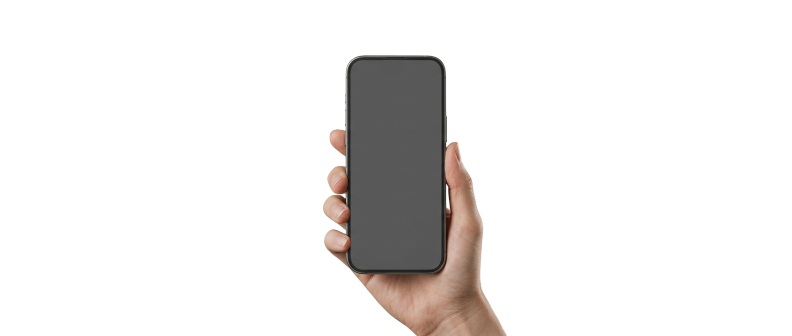
#> input picture assets/images/hand with phone placeholder.png, 1584 x 672 px (shown at 1/2 size)
$ python export-hand.py
#> lines starting #> are read from the running program, lines starting #| are printed output that depends on the picture; after the words box and inside, x2 and y2 are one past the last pixel; in counts of white or black regions, pixels touching at a corner belong together; pictures that were not available may be replaced by others from this repository, and a replacement may not be noted
# Build the hero's hand + phone assets from the masters.
#
#   python scripts/export-hand.py
#
# Produces two files and the numbers that tie them together:
#
#   public/hero/hand-phone.png    the cropped, upscaled hand
#   public/hero/zebite-home.webp  the Zebite capture, re-banded to the exact
#                                 aspect of the mockup's screen
#
# and prints HAND_SCREEN_RECT for lib/content.ts. This script is the only thing
# allowed to set those four percentages — re-run it if a master ever changes.
#
# --- The hand -----------------------------------------------------------------
# The master is 1584x672 but the hand only occupies a 370x562 island in the
# middle; the rest is fully transparent. Shipping the whole canvas would mean
# laying out an element that is 76% empty, which makes positioning the phone in
# a composition guesswork. So we crop to the alpha box, then upscale 2x with
# LANCZOS + a mild unsharp pass. 370px of source is not enough for a ~550px
# on-screen hand on a 2x display; we cannot invent detail, but resampling once
# here with a good kernel beats letting the browser do it at paint time.
#
# Note the master's alpha box bottoms out at the image's own bottom edge: the
# wrist is already cut off. That is deliberate and load-bearing — anchoring the
# crop to the bottom of its container is what makes the hand read as rising into
# frame rather than floating as a sticker.
#
# --- Finding the screen -------------------------------------------------------
# The screen is a flat grey plate, but the bezel around it is a GRADIENT of
# greys (24, 36, 48, 60, 72 going in; 96, 120, 144, 192 on the highlight edge).
# A naive "is this pixel grey-ish" test therefore swallows the bezel and returns
# a rect larger than the phone's screen — which shows up on the page as the UI
# bleeding over the bezel and past the phone's silhouette.
#
# So: match only the plate's own narrow value band, then take the longest
# CONTIGUOUS run per row and column and use the median of the full-length ones.
# Contiguity is what rejects stray matches elsewhere in the frame.

from pathlib import Path

import numpy as np
from PIL import Image, ImageFilter

ROOT = Path(__file__).resolve().parent.parent
HAND_SRC = ROOT / "assets" / "images" / "hand with phone placeholder.png"
HAND_OUT = ROOT / "public" / "hero" / "hand-phone.png"

SCREEN_SRC = ROOT / "public" / "screens" / "grocery" / "light" / "10_home.webp"
SCREEN_OUT = ROOT / "public" / "hero" / "zebite-home.webp"

SCALE = 2

# The flat plate sits at ~84-88. Everything outside this band is bezel.
PLATE_LO, PLATE_HI = 80, 92
MIN_RUN = 40


def longest_run(mask):
    """(length, start, end) of the longest contiguous True run in a 1-D mask."""
    best_len, best = 0, (None, None)
    start = None
    for i, on in enumerate(mask):
        if on and start is None:
            start = i
        elif not on and start is not None:
            if i - start > best_len:
                best_len, best = i - start, (start, i - 1)
            start = None
    if start is not None and len(mask) - start > best_len:
        best_len, best = len(mask) - start, (start, len(mask) - 1)
    return best_len, best[0], best[1]


def find_screen(img):
    """Bounding box of the phone's blank screen, in source pixels."""
    a = np.array(img)
    r, g, b, alpha = (a[..., i].astype(int) for i in range(4))
    plate = (
        (alpha > 250)
        & (abs(r - g) < 6)
        & (abs(g - b) < 6)
        & (r >= PLATE_LO)
        & (r <= PLATE_HI)
    )

    rows, cols = {}, {}
    for y in range(plate.shape[0]):
        n, s, e = longest_run(plate[y])
        if n > MIN_RUN:
            rows[y] = (s, e, n)
    for x in range(plate.shape[1]):
        n, s, e = longest_run(plate[:, x])
        if n > MIN_RUN:
            cols[x] = (s, e, n)
    if not rows or not cols:
        raise SystemExit("No screen plate found — has the master changed?")

    widest = max(v[2] for v in rows.values())
    tallest = max(v[2] for v in cols.values())
    full_rows = [v for v in rows.values() if v[2] >= widest - 1]
    full_cols = [v for v in cols.values() if v[2] >= tallest - 1]

    left = int(np.median([v[0] for v in full_rows]))
    right = int(np.median([v[1] for v in full_rows])) + 1
    top = int(np.median([v[0] for v in full_cols]))
    bottom = int(np.median([v[1] for v in full_cols])) + 1

    # Corner radius = how far down before a row first reaches full width.
    radius = next(
        (y - top for y in sorted(rows) if y >= top and rows[y][2] >= widest - 1), 0
    )
    return (left, top, right, bottom), radius


def band_to_aspect(img, aspect):
    """
    Extend an app capture's top and bottom to hit `aspect` (w/h) exactly.

    The mockup's screen is narrower than the capture, so object-cover would
    otherwise shave ~3.5% off each side and eat the UI's side margins. Rather
    than crop the design, we add height by repeating the capture's first and
    last rows — the same trick scripts/export-screens.py already uses to build
    device chrome bands, and seamless here because both edges are flat colour.
    """
    w, h = img.size
    target_h = round(w / aspect)
    if target_h <= h:
        return img  # already tall enough; cover will crop vertically, which is fine
    extra = target_h - h
    top_pad = extra // 2
    bottom_pad = extra - top_pad

    out = Image.new(img.mode, (w, target_h))
    out.paste(img.crop((0, 0, w, 1)).resize((w, top_pad), Image.NEAREST), (0, 0))
    out.paste(img, (0, top_pad))
    out.paste(
        img.crop((0, h - 1, w, h)).resize((w, bottom_pad), Image.NEAREST),
        (0, top_pad + h),
    )
    return out


def main() -> None:
    img = Image.open(HAND_SRC).convert("RGBA")
#> img is the input picture: PIL image 1584x672 RGBA; mean R, G, B, A 15.3, 13.4, 12.5, 32.6

    bbox = img.getbbox()
#> bbox = (645, 110, 1015, 672)
    if bbox is None:
        raise SystemExit("Master is fully transparent.")

    (sx0, sy0, sx1, sy1), radius = find_screen(img)
#> in find_screen, `r, g, b, alpha = (a[..., i].astype(int) for i in range(4))`: r: shape (672, 1584) int64; 233 distinct labels, from 0 to 255
#> in find_screen, `r, g, b, alpha = (a[..., i].astype(int) for i in range(4))`:
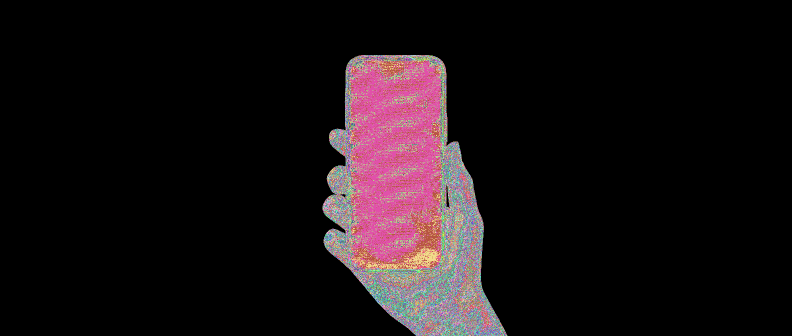
#> g: shape (672, 1584) int64 (shown at 1/2 size); 225 distinct labels, from 0 to 255; one colour per label, 0 black
#> in find_screen, `r, g, b, alpha = (a[..., i].astype(int) for i in range(4))`:
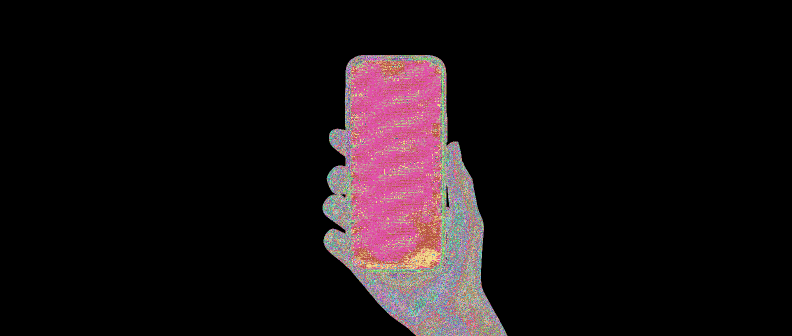
#> b: shape (672, 1584) int64 (shown at 1/2 size); 222 distinct labels, from 0 to 255; one colour per label, 0 black
#> in find_screen, `r, g, b, alpha = (a[..., i].astype(int) for i in range(4))`:
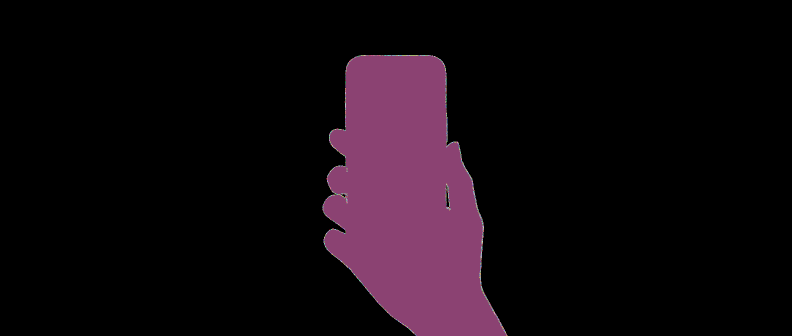
#> alpha: shape (672, 1584) int64 (shown at 1/2 size); 215 distinct labels, from 0 to 255; one colour per label, 0 black
#> in find_screen, `plate = ( (alpha > 250) & (abs(r - g) < 6) & (abs(g - b) < 6) & (r >= ..`:
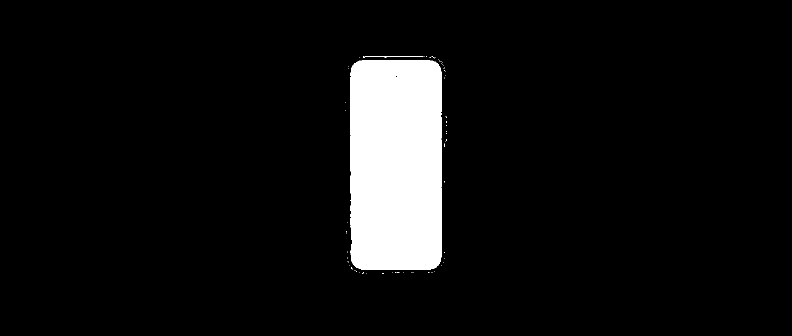
#> plate: shape (672, 1584) bool (shown at 1/2 size); 7.1% white; 70 white regions (68 under 20 px), largest, box (x1, y1, x2, y2) and area: (701, 120, 883, 539) 75395, (729, 112, 847, 113) 118
#> the loop in find_screen, `for y in range(plate.shape[0]):` made 672 passes
#> n on passes 1 to 3: 0, 0, 0
#> after the loop in find_screen, `for y in range(plate.shape[0]):`: rows = 419 items
#> the loop in find_screen, `for x in range(plate.shape[1]):` made 1584 passes
#> after the loop in find_screen, `for x in range(plate.shape[1]):`: cols = 182 items
#> in find_screen, `widest = max(v[2] for v in rows.values())`: widest = 182
#> in find_screen, `tallest = max(v[2] for v in cols.values())`: tallest = 419
#> in find_screen, `full_rows = [v for v in rows.values() if v[2] >= widest - 1]`: full_rows = 348 items, first 6: (702, 882, 181), (702, 882, 181), (701, 882, 182), (701, 882, 182), (701, 882, 182), (701, 882, 182)
#> in find_screen, `full_cols = [v for v in cols.values() if v[2] >= tallest - 1]`: full_cols = 134 items, first 6: (121, 538, 418), (121, 538, 418), (121, 538, 418), (121, 538, 418), (121, 538, 418), (121, 538, 418)
#> in find_screen, `left = int(np.median([v[0] for v in full_rows]))`: left = 701
#> in find_screen, `right = int(np.median([v[1] for v in full_rows])) + 1`: right = 883
#> in find_screen, `top = int(np.median([v[0] for v in full_cols]))`: top = 121
#> in find_screen, `bottom = int(np.median([v[1] for v in full_cols])) + 1`: bottom = 539
#> in find_screen, `radius = next( (y - top for y in sorted(rows) if y >= top and rows[y][..`: radius = 22
#> sx0 = 701; sy0 = 121; sx1 = 883; sy1 = 539; radius = 22
    cx0, cy0, cx1, cy1 = bbox
#> cx0 = 645; cy0 = 110; cx1 = 1015; cy1 = 672
    cw, ch = cx1 - cx0, cy1 - cy0
#> cw = 370; ch = 562
    sw, sh = sx1 - sx0, sy1 - sy0
#> sw = 182; sh = 418

    cropped = img.crop(bbox)
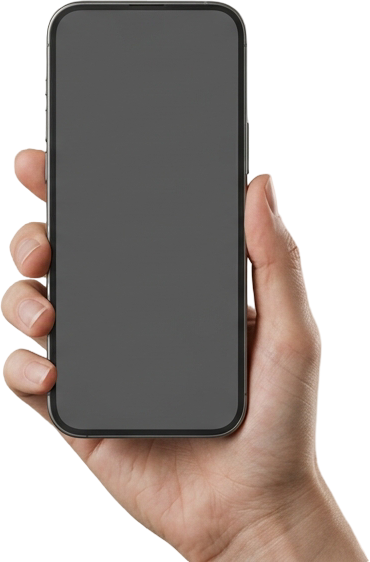
#> cropped: PIL image 370x562 RGBA; mean R, G, B, A 78.4, 68.8, 64, 166.8; transparent parts drawn white
    out = cropped.resize((cw * SCALE, ch * SCALE), Image.LANCZOS)
    # Gentle: enough to recover the edge LANCZOS softens, not enough to halo the
    # hand's silhouette against a light background.
    out = out.filter(ImageFilter.UnsharpMask(radius=1.4, percent=60, threshold=3))
    HAND_OUT.parent.mkdir(parents=True, exist_ok=True)
    out.save(HAND_OUT, optimize=True)

    screen = Image.open(SCREEN_SRC).convert("RGB")
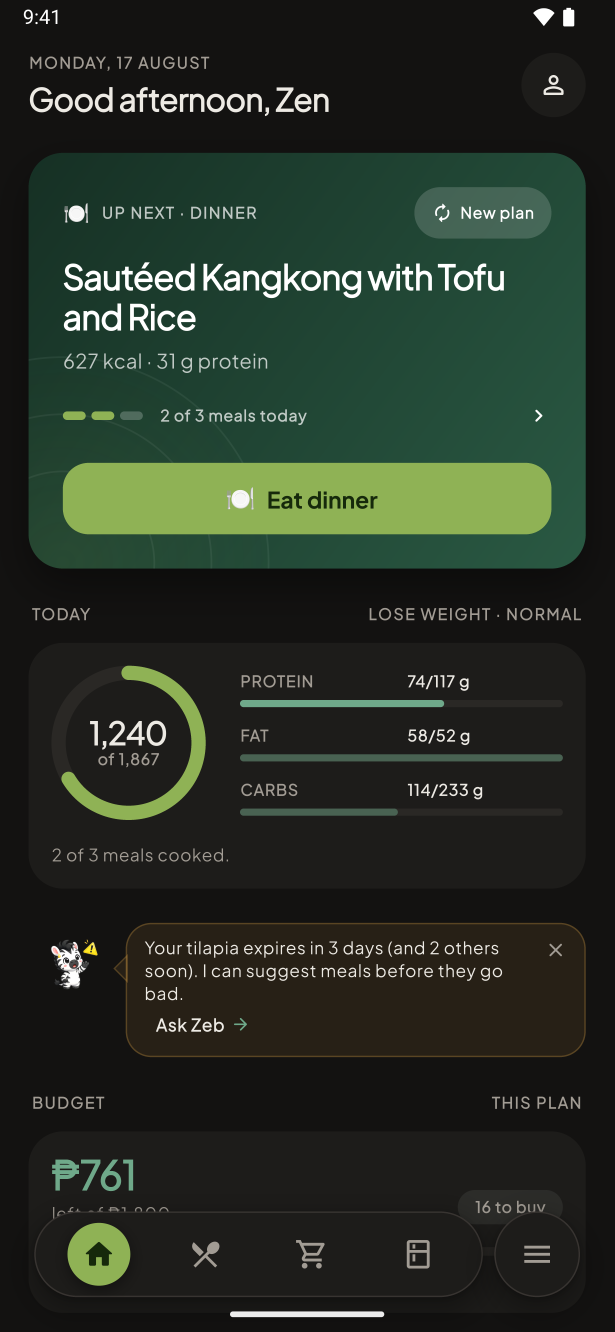
#> input picture assets/v5/dark/10_home.png, 4300 x 9320 px, given in place of 10_home.webp, which was not available (shown at 1/7 size)
    rebanded = band_to_aspect(screen, sw / sh)
#> in band_to_aspect, `out = Image.new(img.mode, (w, target_h))`: out: PIL image 4300x9876 RGB; every value is 0
#> in band_to_aspect, `out.paste(img, (0, top_pad))`:
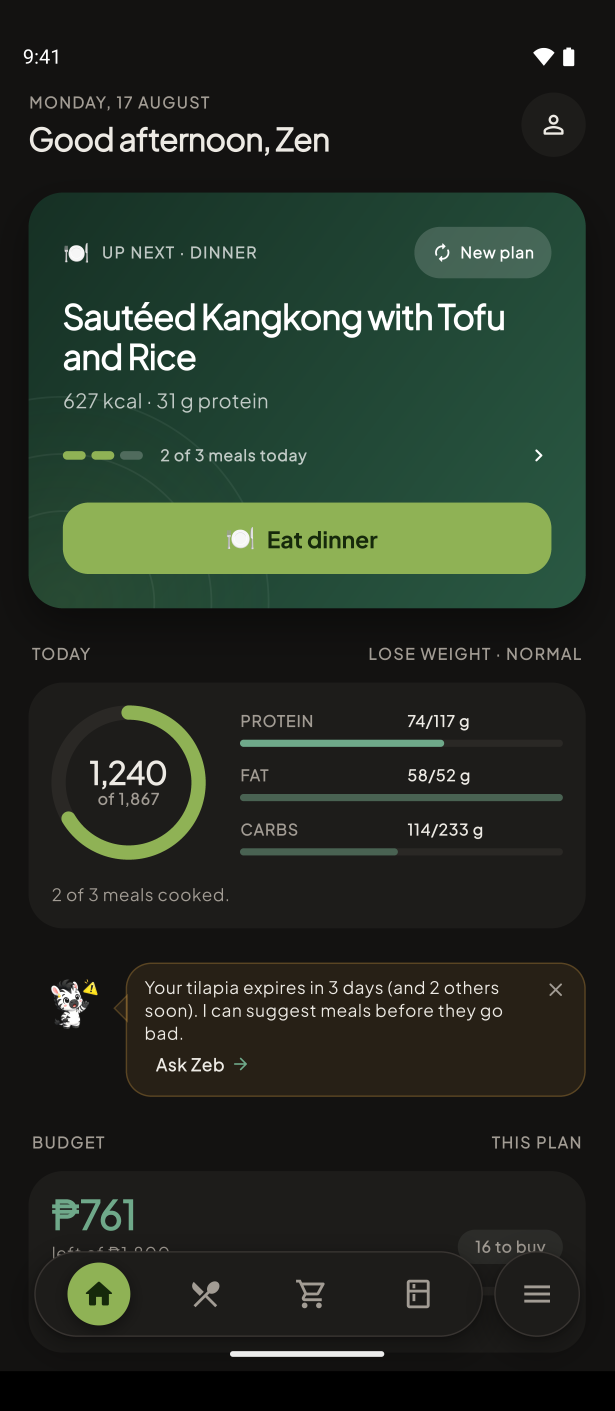
#> out: PIL image 4300x9876 RGB (shown at 1/7 size); mean R, G, B 37.1, 45.7, 35.7
    rebanded.save(SCREEN_OUT, quality=92, method=6)

    print(f"master      {img.size[0]} x {img.size[1]}")
#| master      1584 x 672
    print(f"alpha bbox  {bbox}  ->  {cw} x {ch}")
#| alpha bbox  (645, 110, 1015, 672)  ->  370 x 562
    print(f"wrote       {HAND_OUT.relative_to(ROOT)}  {out.size[0]} x {out.size[1]}")
#| wrote       public/hero/hand-phone.png  740 x 1124
    print(f"screen      x {sx0}..{sx1 - 1}  y {sy0}..{sy1 - 1}   {sw} x {sh}")
#| screen      x 701..882  y 121..538   182 x 418
    print(f"            aspect {sw / sh:.4f}   corner radius ~{radius}px")
#|             aspect 0.4354   corner radius ~22px
    print(f"wrote       {SCREEN_OUT.relative_to(ROOT)}  {rebanded.size[0]} x {rebanded.size[1]}"
          f"  (from {screen.size[0]} x {screen.size[1]})")
#| wrote       public/hero/zebite-home.webp  4300 x 9876  (from 4300 x 9320)
    print()
    print("HAND_SCREEN_RECT — screen as % of the exported hand image:")
    print(f"  left:   {(sx0 - cx0) / cw * 100:.3f}")
#|   left:   15.135
    print(f"  top:    {(sy0 - cy0) / ch * 100:.3f}")
#|   top:    1.957
    print(f"  width:  {sw / cw * 100:.3f}")
#|   width:  49.189
    print(f"  height: {sh / ch * 100:.3f}")
#|   height: 74.377
    print("PhoneScreen border-radius:")
    print(f"  {radius / sw * 100:.2f}% / {radius / sh * 100:.2f}%")
#|   12.09% / 5.26%


if __name__ == "__main__":
    main()
